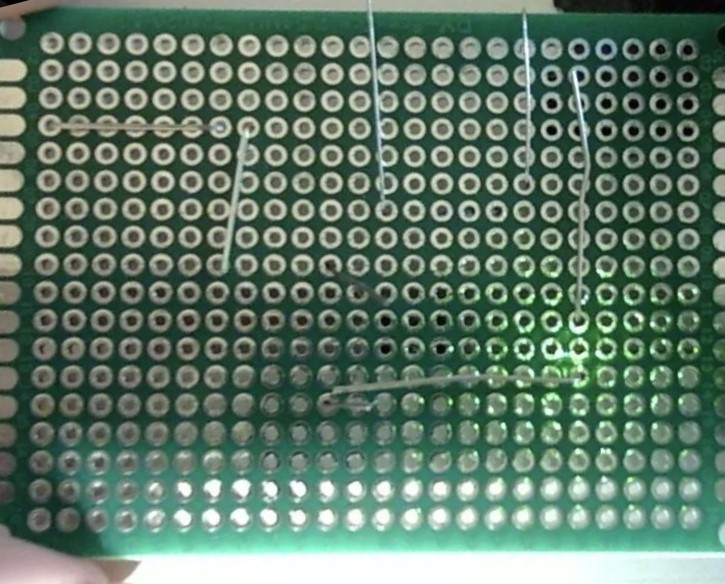
#> input picture data/test_images/nov2.jpg, 725 x 584 px, found by its file name
$ python test_opencv.py
#> lines starting #> are read from the running program, lines starting #| are printed output that depends on the picture; after the words box and inside, x2 and y2 are one past the last pixel; in counts of white or black regions, pixels touching at a corner belong together
import cv2
import numpy as np

##### WIP #####
##### NOT WORKING YET ######

def filter_black_to_color(image_path, new_color=(255, 255, 255), threshold=25):
    """
    Replaces black pixels with a specified color.

    Parameters:
        image_path (str): Path to image.
        new_color (tuple): Replacement BGR color.
        threshold (int): Black detection threshold.

    Returns:
        img (numpy array): Modified image.
    """
#> called with new_color = (255, 255, 255), threshold = 25
    img = cv2.imread(image_path)
#> img is the input picture: shape (584, 725, 3); mean B, G, R 104.9, 121.4, 96.3

    # Create mask where pixels are near black
    mask = cv2.cvtColor(img, cv2.COLOR_BGR2GRAY) < threshold
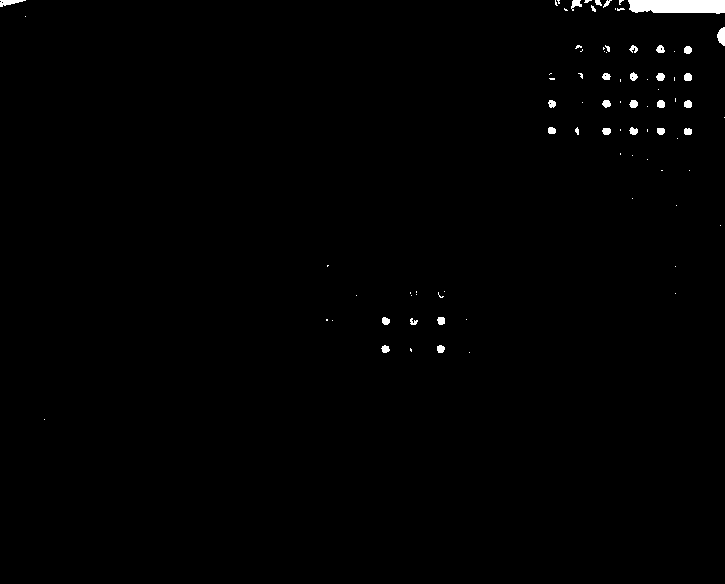
#> mask: shape (584, 725) bool; 0.69% white; 84 white regions (53 under 20 px), largest, box (x1, y1, x2, y2) and area: (628, 0, 725, 14) 1217, (717, 27, 725, 46) 111, (0, 0, 26, 7) 100

    # Replace pixels
    img[mask] = new_color
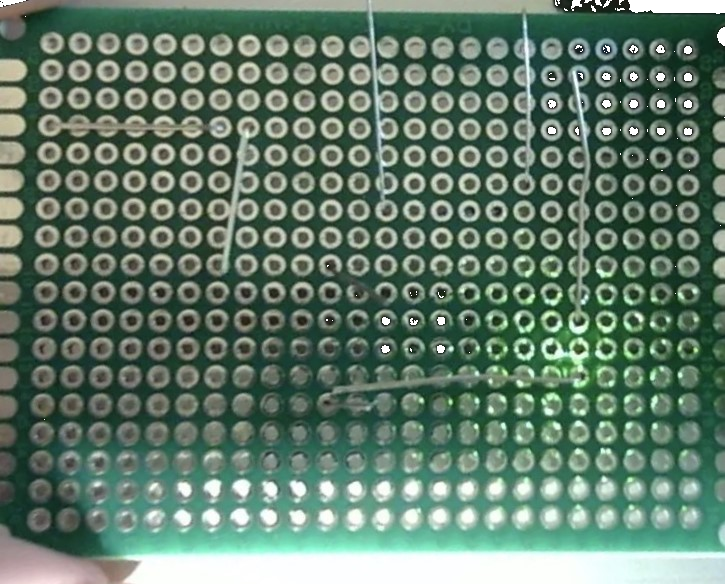
#> img: shape (584, 725, 3); 0.69% of pixels changed, all inside (x1, y1, x2, y2) = (0, 0, 725, 420)
    return img

def find_white_circles_contour(image):
    """
    Finds white circular contours in the image.
    """
    gray = cv2.cvtColor(image, cv2.COLOR_BGR2GRAY)
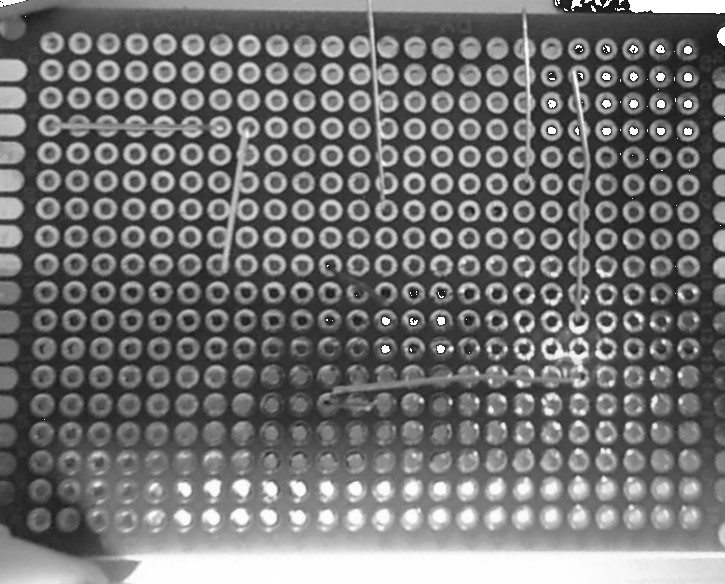
#> gray: shape (584, 725); min 25, max 255, mean 113.7

    # Threshold to get white areas
    _, thresh = cv2.threshold(gray, 240, 255, cv2.THRESH_BINARY)
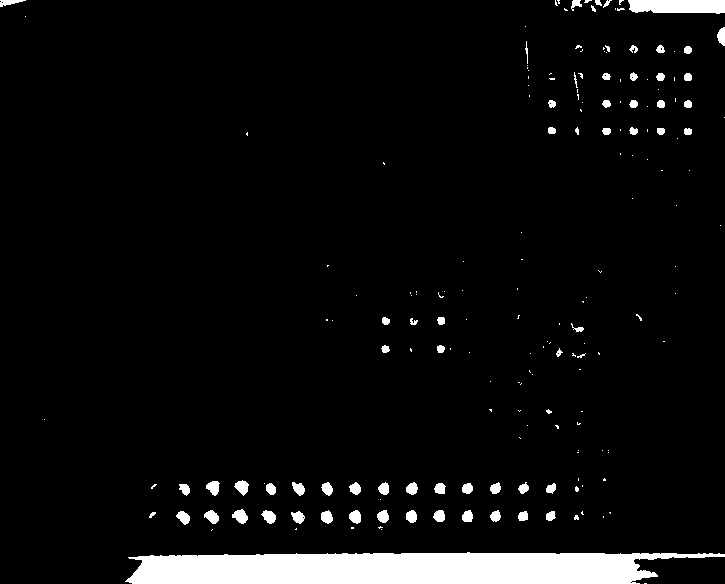
#> thresh: shape (584, 725); 5.2% white; 187 white regions (121 under 20 px)

    # Find contours
    contours, _ = cv2.findContours(thresh, cv2.RETR_EXTERNAL, cv2.CHAIN_APPROX_SIMPLE)
#> contours = 187 contours, 130 with area under 20; largest, box (x1, y1, x2, y2) and area: (125, 552, 725, 584) 15060, (628, 0, 725, 14) 1110, (232, 509, 248, 524) 134, (234, 480, 249, 496) 126, (206, 481, 220, 496) 120

    output = image.copy()
    for cnt in contours:
        # Approximate contour to check if it's roughly circular
        perimeter = cv2.arcLength(cnt, True)
        approx = cv2.approxPolyDP(cnt, 0.02 * perimeter, True)

        # Compute circularity: 4π*Area / Perimeter^2 (1 for perfect circle)
        area = cv2.contourArea(cnt)
        if perimeter == 0:
            continue
        circularity = 4 * np.pi * (area / (perimeter * perimeter))

        if circularity > 0.7:  # threshold for "roundness"
            # Draw the contour
            cv2.drawContours(output, [cnt], -1, (0, 255, 0), 2)

            # Optionally draw the center
            M = cv2.moments(cnt)
            if M["m00"] != 0:
                cx = int(M["m10"] / M["m00"])
                cy = int(M["m01"] / M["m00"])
                print(cx,cy)
                cv2.circle(output, (cx, cy), 3, (0, 0, 255), -1)
#> this loop made 187 passes
#> (perimeter, area, circularity, cx, cy) on passes 13 to 24: (31.31, 60, 0.769, 550, 515), (32.49, 67, 0.798, 522, 515), (42.04, 100.5, 0.715, 297, 516), (41.46, 107, 0.782, 183, 517), (35.8, 77, 0.755, 495, 515), (36.73, 88.5, 0.824, 467, 516), (36.97, 96, 0.883, 439, 515), (37.56, 95.5, 0.851, 411, 516), (38.38, 99.5, 0.849, 382, 516), (39.8, 109, 0.865, 354, 516), (39.8, 104, 0.825, 326, 516), (44.04, 117.5, 0.761, 268, 516)
#> (perimeter, area, circularity) on passes 30, 37, 43: (36.97, 75, 0.69), (35.21, 66.5, 0.674), (42.63, 100, 0.692)
#| 550 515
#| 522 515
#| 297 516
#| 183 517
#| 495 515
#| 467 516
#| 439 515
#| 411 516
#> (further printed lines are left out)
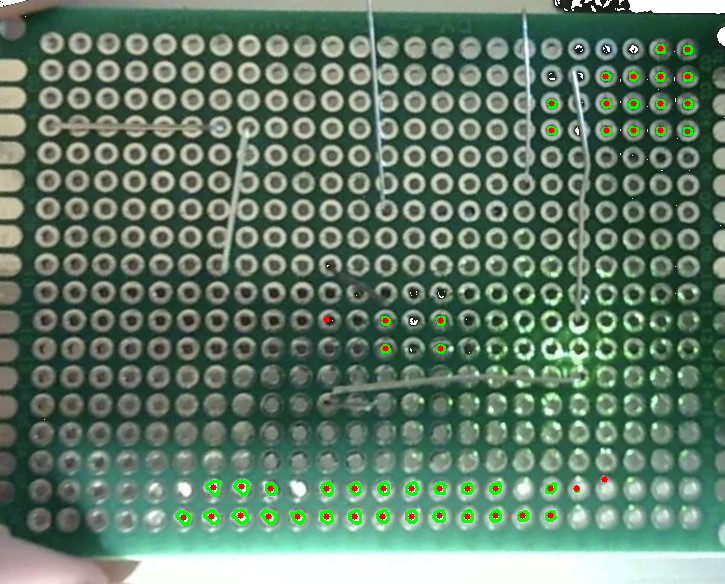
#> output: shape (584, 725, 3); 1.32% of pixels changed, all inside (x1, y1, x2, y2) = (175, 44, 693, 526)

    return output

if __name__ == "__main__":
    IMAGE_PATH = r"C:\Users\piram\Desktop\solderbot\data\test_images\nov2.jpg"
    output = filter_black_to_color(image_path=IMAGE_PATH)
    output_2 = find_white_circles_contour(output)

    cv2.imshow("Filtered Image", output_2)
    cv2.waitKey(0)      # waits until a key is pressed
    cv2.destroyAllWindows()

$ run again, with data/test_images/TEST_1.jpg copied over data/test_images/nov2.jpg
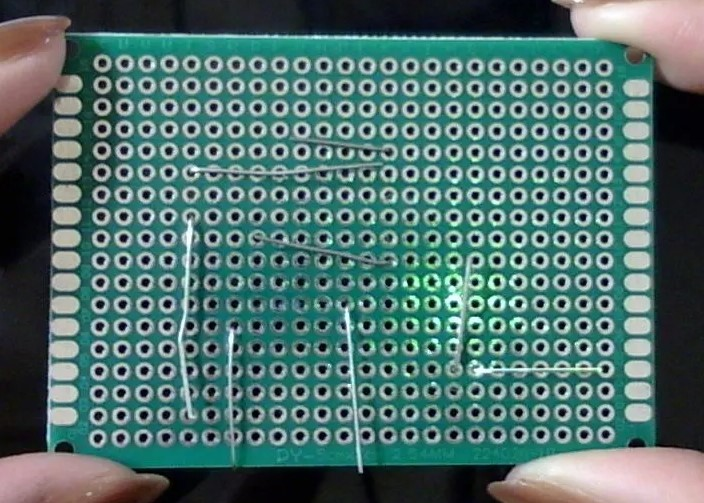
#> input picture data/test_images/TEST_1.jpg, 704 x 503 px, found by its file name
#> in filter_black_to_color, img is the input picture: shape (503, 704, 3); mean B, G, R 109.3, 112.5, 79.9
#> in filter_black_to_color, `mask = cv2.cvtColor(img, cv2.COLOR_BGR2GRAY) < threshold`:
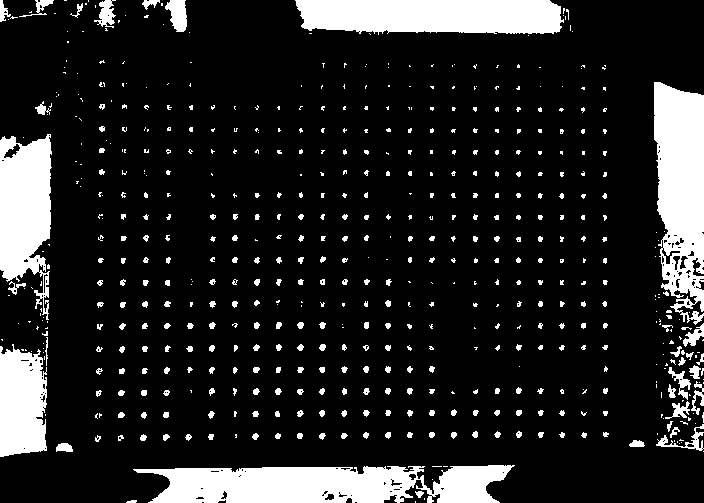
#> mask: shape (503, 704) bool; 14.4% white; 592 white regions (369 under 20 px), largest, box (x1, y1, x2, y2) and area: (133, 465, 515, 503) 10931, (654, 82, 704, 325) 9157, (295, 0, 564, 35) 8302
#> img: shape (503, 704, 3); 14.4% of pixels changed, all inside (x1, y1, x2, y2) = (0, 0, 704, 503)
#> thresh: shape (503, 704); 14.6% white; 657 white regions (425 under 20 px)
#> contours = 657 contours, 553 with area under 20; largest, box (x1, y1, x2, y2) and area: (133, 465, 515, 503) 10574, (654, 82, 704, 325) 9088, (295, 0, 564, 35) 8000, (0, 134, 52, 320) 6446, (0, 344, 47, 457) 4364
#> the loop in find_white_circles_contour, `for cnt in contours: # Approximate contour to check if it's roughly ci..` made 657 passes
#> (perimeter, area, circularity, cx, cy) on passes 23, 24, 25, 27, 28, 29, 31, 36: (18.73, 22.5, 0.806, 188, 436), (19.9, 24.5, 0.777, 165, 436), (19.9, 25.5, 0.809, 142, 437), (17.9, 21.5, 0.843, 343, 435), (19.31, 23, 0.775, 321, 435), (17.66, 22, 0.887, 299, 435), (19.31, 24, 0.809, 254, 436), (17.9, 22.5, 0.882, 453, 434)
#> (printed output is left out)
#> after the loop in find_white_circles_contour, `for cnt in contours:`:
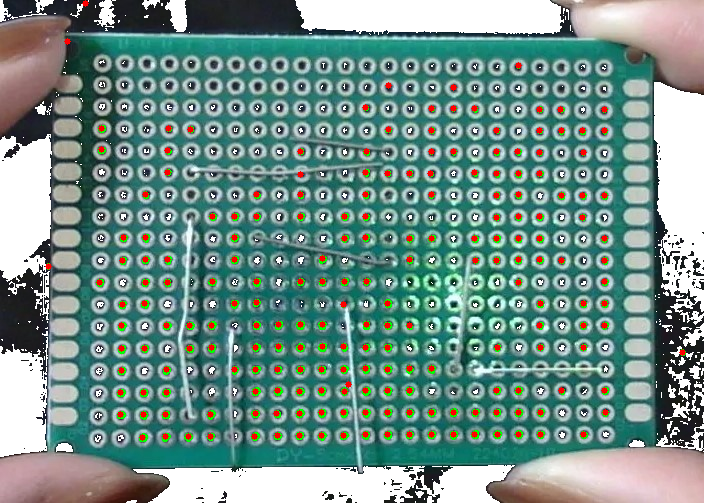
#> output: shape (503, 704, 3); mean B, G, R 138.7, 145.7, 114.9

$ run again, with data/test_images/TEST_10.jpg copied over data/test_images/nov2.jpg
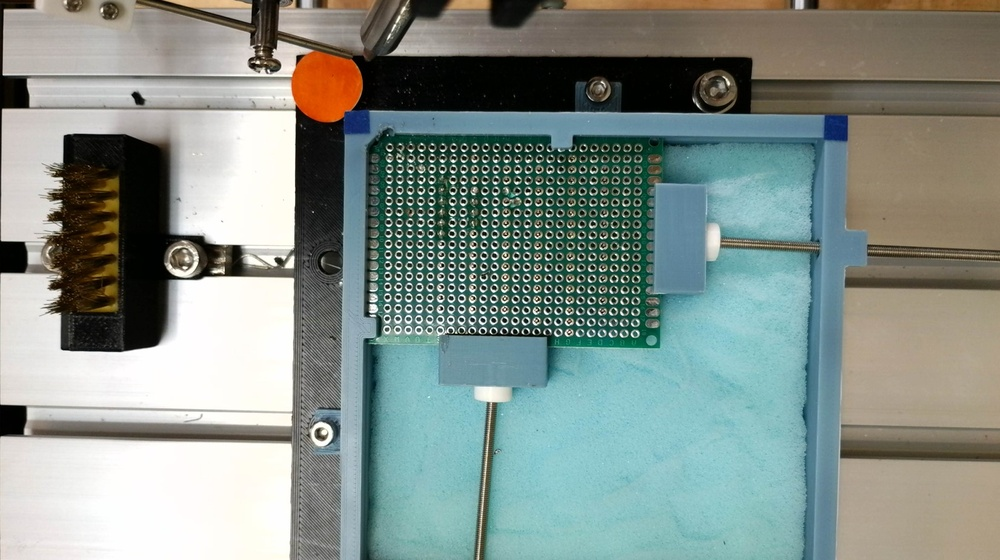
#> input picture data/test_images/TEST_10.jpg, 1000 x 560 px, shrunk from 1651 x 924 before the run, found by its file name
#> in filter_black_to_color, img is the input picture: shape (560, 1000, 3); mean B, G, R 137.8, 144.2, 131.7
#> in filter_black_to_color, `mask = cv2.cvtColor(img, cv2.COLOR_BGR2GRAY) < threshold`:
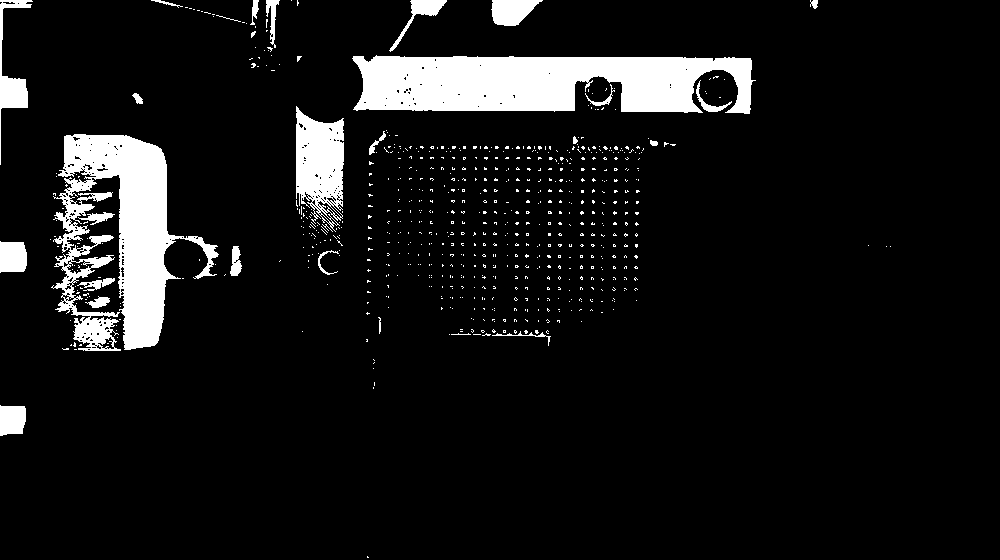
#> mask: shape (560, 1000) bool; 8.5% white; 726 white regions (698 under 20 px), largest, box (x1, y1, x2, y2) and area: (352, 55, 756, 114) 18186, (51, 134, 219, 351) 15805, (296, 106, 344, 232) 4068
#> img: shape (560, 1000, 3); 8.45% of pixels changed, all inside (x1, y1, x2, y2) = (0, 0, 891, 558)
#> thresh: shape (560, 1000); 19.2% white; 1427 white regions (1381 under 20 px)
#> contours = 1420 contours, 1384 with area under 20; largest, box (x1, y1, x2, y2) and area: (54, 442, 292, 560) 25088, (56, 277, 294, 411) 20365, (352, 55, 756, 114) 17716, (51, 134, 219, 351) 15409, (184, 111, 295, 245) 9766
#> the loop in find_white_circles_contour, `for cnt in contours: # Approximate contour to check if it's roughly ci..` made 1420 passes
#> (perimeter, approx, area, circularity, cx, cy) on pass 23: (105.9, [[0, 405], [0, 435], [22, 433], [24, 406]], 657.5, 0.737, 11, 419)
#> (printed output is left out)
#> after the loop in find_white_circles_contour, `for cnt in contours:`:
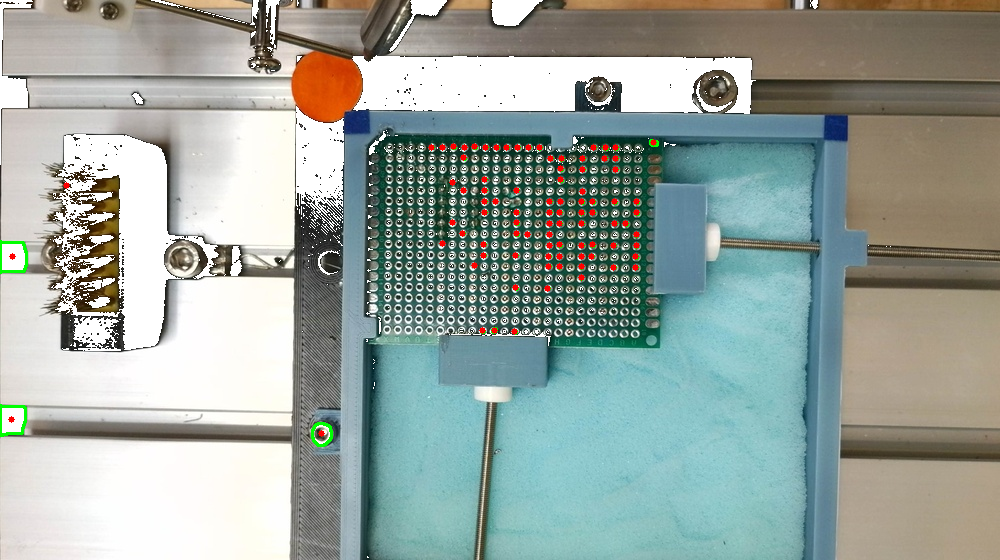
#> output: shape (560, 1000, 3); mean B, G, R 157.9, 164.4, 152.7

$ run again, with data/test_images/TEST_11.jpg copied over data/test_images/nov2.jpg
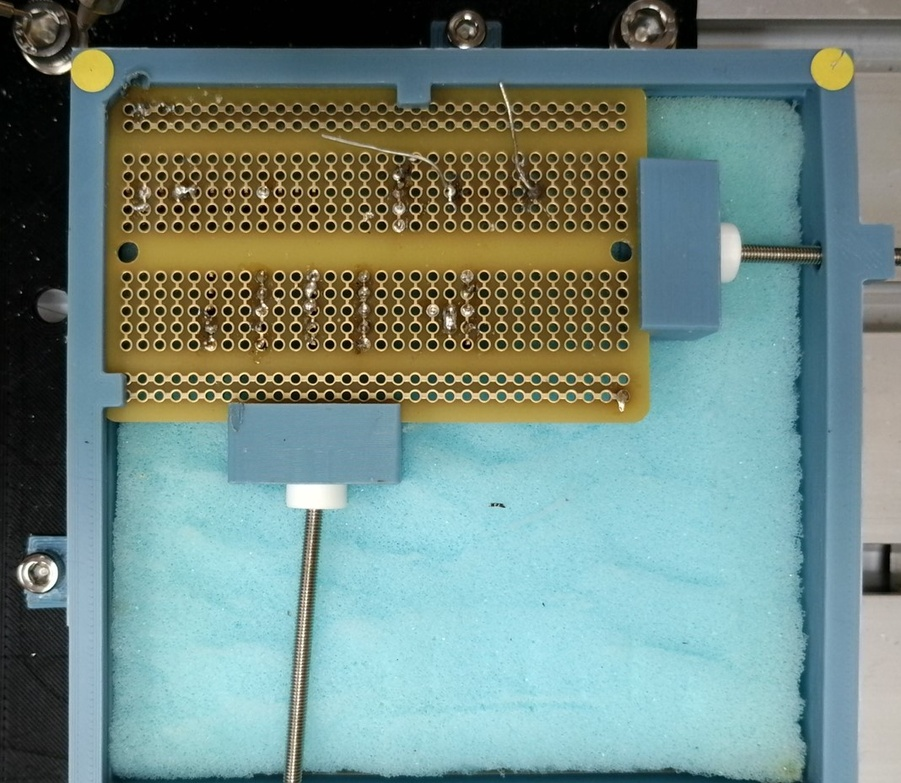
#> input picture data/test_images/TEST_11.jpg, 901 x 783 px, shrunk from 1068 x 928 before the run, found by its file name
#> in filter_black_to_color, img is the input picture: shape (783, 901, 3); mean B, G, R 128.7, 136.6, 114
#> in filter_black_to_color, `mask = cv2.cvtColor(img, cv2.COLOR_BGR2GRAY) < threshold`:
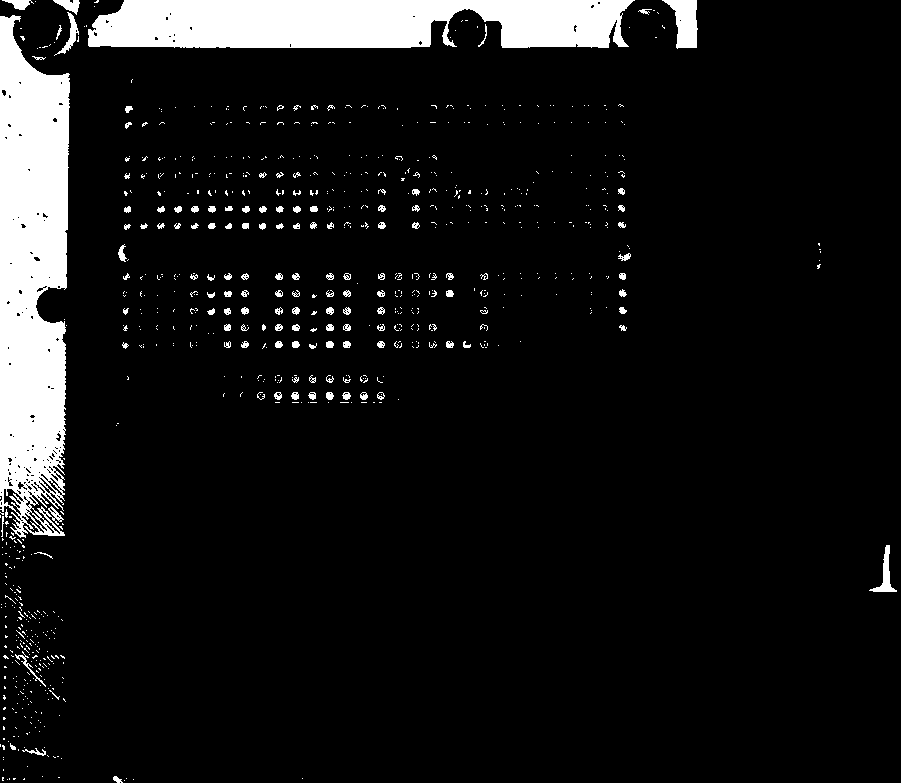
#> mask: shape (783, 901) bool; 8.5% white; 847 white regions (722 under 20 px), largest, box (x1, y1, x2, y2) and area: (0, 15, 70, 538) 28776, (88, 0, 635, 48) 22694, (662, 0, 698, 49) 1057
#> img: shape (783, 901, 3); 8.52% of pixels changed, all inside (x1, y1, x2, y2) = (0, 0, 897, 783)
#> thresh: shape (783, 901); 8.7% white; 998 white regions (869 under 20 px)
#> contours = 997 contours, 904 with area under 20; largest, box (x1, y1, x2, y2) and area: (0, 15, 70, 538) 28968, (88, 0, 635, 48) 22104, (662, 0, 698, 49) 981, (290, 485, 330, 510) 780, (869, 545, 897, 592) 307
#> the loop in find_white_circles_contour, `for cnt in contours: # Approximate contour to check if it's roughly ci..` made 997 passes
#> (perimeter, area, circularity, cx, cy) on passes 316, 317, 318, 319, 320, 321, 322, 422: (23.31, 37, 0.855, 380, 395), (23.31, 40, 0.925, 363, 395), (25.31, 41, 0.804, 346, 395), (23.9, 40.5, 0.891, 329, 395), (23.9, 37.5, 0.825, 311, 395), (24.49, 39, 0.817, 294, 395), (23.9, 39.5, 0.869, 277, 395), (21.9, 34.5, 0.904, 380, 344)
#> (printed output is left out)
#> after the loop in find_white_circles_contour, `for cnt in contours:`:
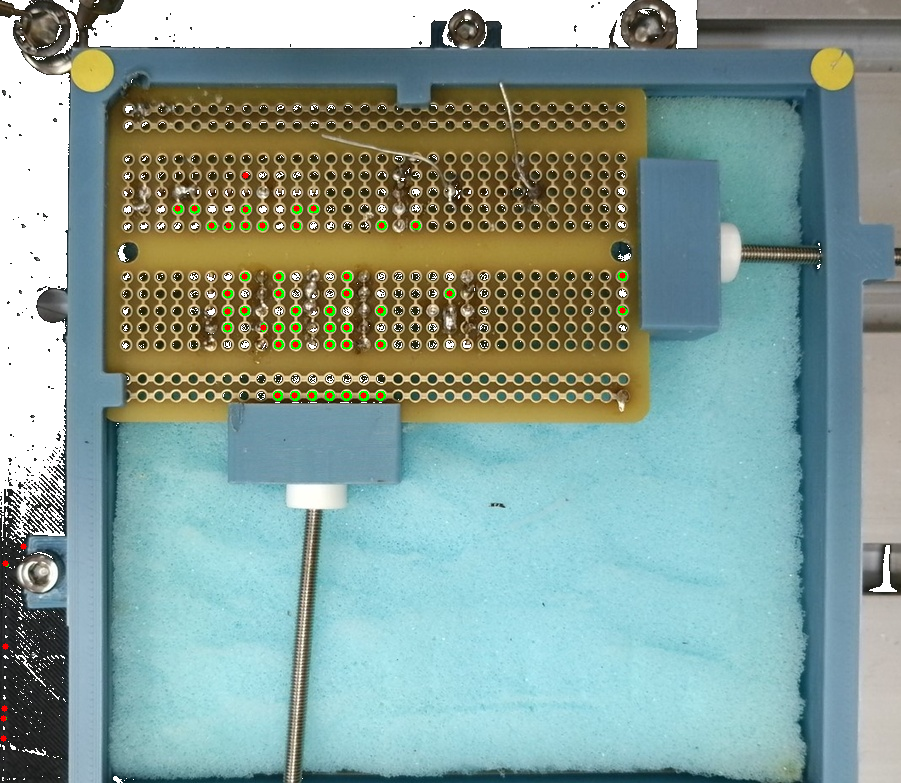
#> output: shape (783, 901, 3); mean B, G, R 149.1, 157.5, 134.7
